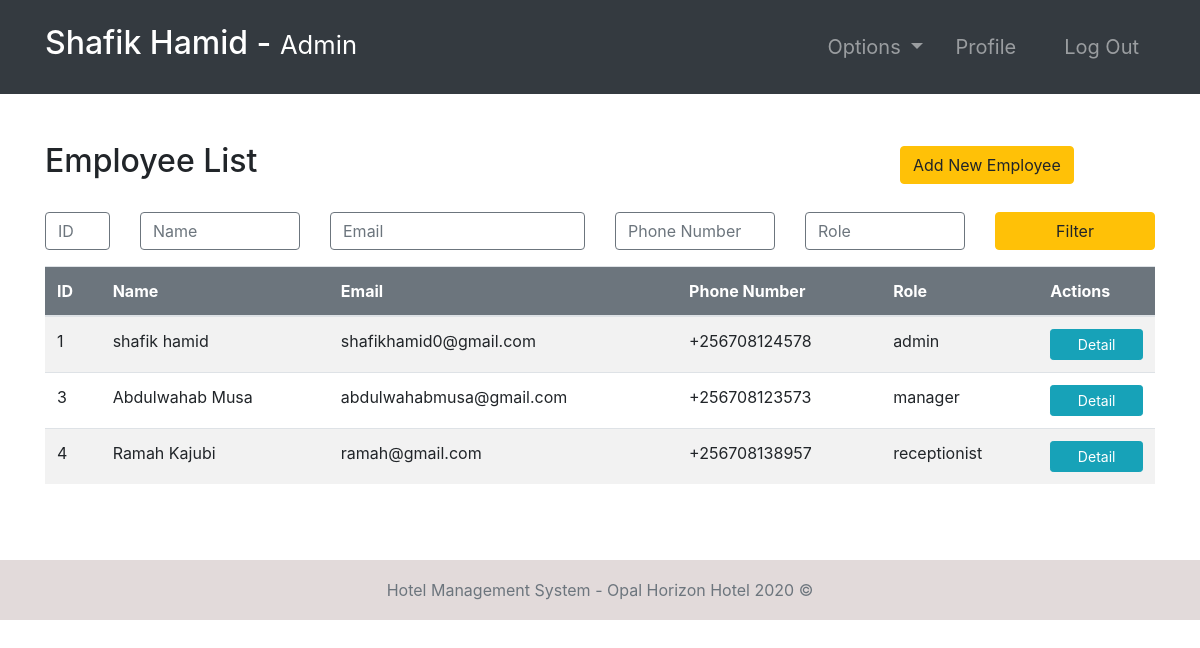
Screenshot of /employees/ (signed in) with the database file from the repository.
### accounts/models.py (models this page shows, shortened)
class Employee(models.Model):
    user = models.OneToOneField(User, null=True, on_delete=models.CASCADE)
    phoneNumber = PhoneNumberField(unique=True)
    salary = models.FloatField()

### accounts/views.py (the view, shortened to what this page needs)
# urls.py: path('employees/', employees, name="employees"),
@login_required(login_url='login')
def employees(request):
    role = str(request.user.groups.all()[0])
    path = role + "/"
    employees = Employee.objects.all()
    context = {
        "role": role,
        "employees": employees
    }
    return render(request, path + "employees.html", context)

### templates/admin/employees.html
{% extends '../index.html' %}
{% block context %}
{% include '../common_pages/authorized-employees.html' %}
{% endblock %}

### templates/incs/nav.html (shortened to what this page needs)
<nav class="navbar navbar-dark bg-dark navbar-expand-lg py-3 " role="navigation">
    <div class="container">
        <a href="" class="navbar-brand">
            <h2 class="text-capitalize">
                {{ request.user.first_name }} {{ request.user.last_name }} -
                <small>
                    {{ role }}
                </small>
            </h2>
        </a>
        <div class="collapse navbar-collapse" id="navbarTags">
            <ul class="navbar-nav ml-auto">
                <li class="nav-item dropdown p-2">
                    <a class="nav-link dropdown-toggle" href="#" id="navbarDropdown" role="button"
                        data-toggle="dropdown" aria-haspopup="true" aria-expanded="false">
                        Options
                    </a>
                </li>
                <li class="nav-item mr-3 p-2">
                    {% if role == 'staff' or role == 'receptionist' or role == 'admin' or role == 'manager' %}
                    <a href="{% url 'employee-profile' user.id %}" class="nav-link">Profile</a>
                    {% endif %}
                </li>
                <li class="nav-item p-2 ">
                    <a href="{% url 'logout' %}" class="nav-link">Log Out</a>
                </li>
            </ul>
        </div>
    </div>
</nav>

### templates/common_pages/authorized-employees.html (shortened to what this page needs)
<div class="container py-5">
    <div class="row mb-4 align-items-center">
        <div class="col-lg-9 col-md-8 col-sm-12">
            <h2>Employee List</h2>
        </div>
        {% if role == "manager" or role == "admin" %}
        <div class="col-lg-3 col-md-4 col-sm-12 text-sm-start text-md-end text-lg-end">
            <a href="{% url 'add-employee' %}" class="btn btn-warning">Add New Employee</a>
        </div>
        {% endif %}
    </div>
    <form action="" method="POST" class="mb-3">
        <div class="row g-2">
            <div class="col-1">
                <input type="number" name="id" value="{{id}}" class="form-control border border-secondary" placeholder="ID">
            </div>
            <div class="col-2">
                <input type="text" name="name" value="{{name}}" class="form-control border border-secondary" placeholder="Name">
            </div>
            <div class="col-3">
                <input type="text" name="email" value="{{email}}" class="form-control border border-secondary" placeholder="Email">
            </div>
            <div class="col-2">
                <input type="number" name="number" value="{{number}}" class="form-control border border-secondary" placeholder="Phone Number">
            </div>
            <div class="col-2">
                <input type="text" name="filterRole" value="{{filterRole}}" class="form-control border border-secondary" placeholder="Role">
            </div>
            <div class="col-2">
                <button type="submit" name="filter" class="btn btn-warning w-100">Filter</button>
            </div>
        </div>
    </form>
    <table class="table table-hover table-striped">
        <thead class="bg-secondary text-white">
            <tr>
                <th>ID</th>
                <th>Name</th>
                <th>Email</th>
                <th>Phone Number</th>
                <th>Role</th>
                <th>Actions</th>
            </tr>
        </thead>
        <tbody>
            {% for employee in employees %}
            <tr>
                <td>{{ employee.user.id }}</td>
                <td>{{ employee.user.first_name }} {{ employee.user.last_name }}</td>
                <td>{{ employee.user.email }}</td>
                <td>{{ employee.phoneNumber }}</td>
                <td>{{ employee.user.groups.first }}</td>
                <td>
                    <a href="{% url 'employee-profile' employee.user.id %}" class="btn btn-sm btn-info w-100">Detail</a>
                </td>
            </tr>
            {% endfor %}
        </tbody>
    </table>
</div>

### static/css/main.css (style rules this page uses)
* { margin: 0; padding: 0; -webkit-font-smoothing: antialiased; }
body { position: relative; }
nav .nav-item { font-size: 20px; }

### rows the page displays
Employee: user.id "1", user.first_name "shafik", user.last_name "hamid", user.email "shafikhamid0@gmail.com", phoneNumber "+256708124578", user.groups.first "admin"
Employee: user.id "3", user.first_name "Abdulwahab", user.last_name "Musa", user.email "abdulwahabmusa@gmail.com", phoneNumber "+256708123573", user.groups.first "manager"
Employee: user.id "4", user.first_name "Ramah", user.last_name "Kajubi", user.email "ramah@gmail.com", phoneNumber "+256708138957", user.groups.first "receptionist"

### other values shown
{{ request.user.first_name }} "Shafik"
{{ request.user.last_name }} "Hamid"
{{ role }} "Admin"
